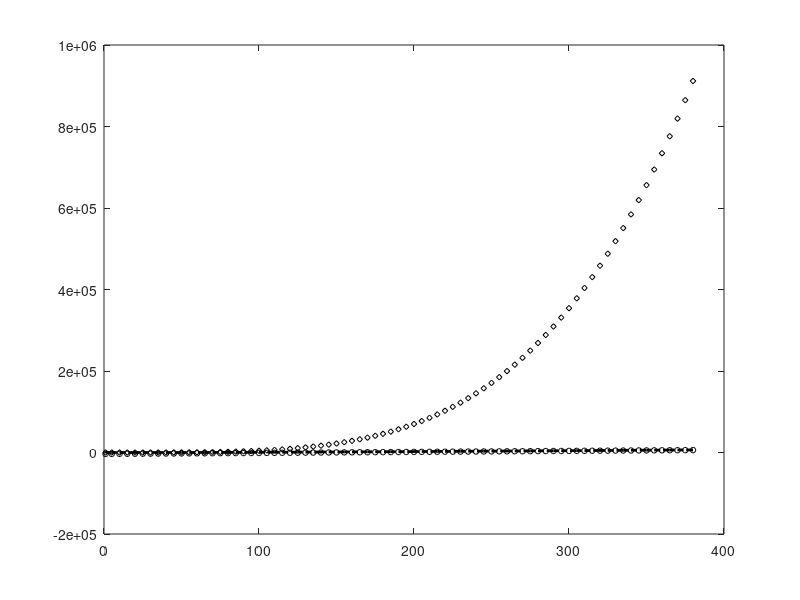

The MATLAB script that drew this image: (Note: this script raises an error after producing the figure.)
%copyright by J. E Hasbun and T. Datta
%phonon_U.m
%Calculates the phonon internal energy for a Copper crystal
%based on the Debye Model.
clear;
h=6.62606896e-34;     %Planck'constant (J.s)
hbar=h/2./pi;         %hbar
kB=1.3806504e-23;     %Boltzmann Contant  (J/K)
u=1.660538782e-27;    %atomic mass unit
Na=(1/u)*1.e-3;       %Avogadro's number
Mw=63.546;            %Cu gr/mol. Note 1 gr/mol=1u
Y=0.76e11;            %Cu (cast) Young's mod. in Pa (M. Marder's text)
rho=8890;             %Cu density kg/m^3
vs=sqrt(Y/rho);       %speed of sound
nv=rho/u/Mw;          %N/V
omD=vs*(6*pi^2*nv)^(1/3);  %Debye frequency
thD=hbar*omD/kB;      %Debye temperature
fprintf('N/V=%6.3e 1/m^3, vs=%6.3f m/s\n',nv,vs)
fprintf('Debye freq.=%6.3e 1/m^3, Debye Temp=%6.3f m/s\n',omD,thD)
Uint=@(x) x.^3./(exp(x)-1);              %U integrand
Tol=1.e-3;            %small number for lowest T
T=0:5:thD;            %T variable of U
T(1)=1000*Tol;        %use this value instead of T=0 low limit;
for i=1:length(T)
  xD=thD/T(i);
  %integrate; use small number for lower limit; upper limit is xD
  U(i)=9*Na*kB*T(i)*(T(i)/thD)^3*quad(Uint,Tol,xD);
  UlT(i)=3*pi^4*Na*kB*T(i)^4/thD^3;  %Low T approx
  UhT(i)=3*Na*kB*T(i)-9*Na*kB*thD/8; %High T approx
end
plot(T,U,'k-.','LineWidth',2)
hold on
plot(T,UlT,'kd','MarkerSize',4)
plot(T,UhT,'ko','MarkerSize',4)
legend('Numeric','Low T Approx','High T Approx',4);
axis([0 max(T) -100 max(U)])
xlabel('T (Kelvin)')
ylabel('U (J/mol)')
